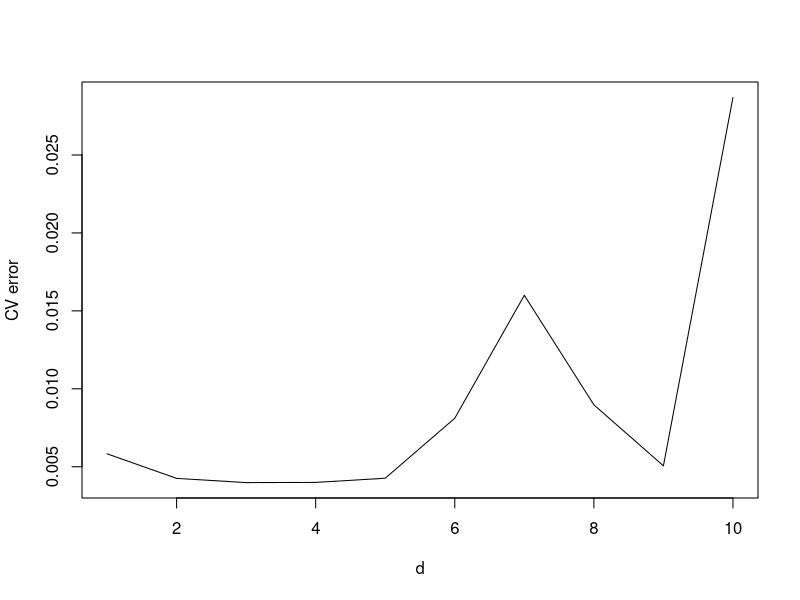
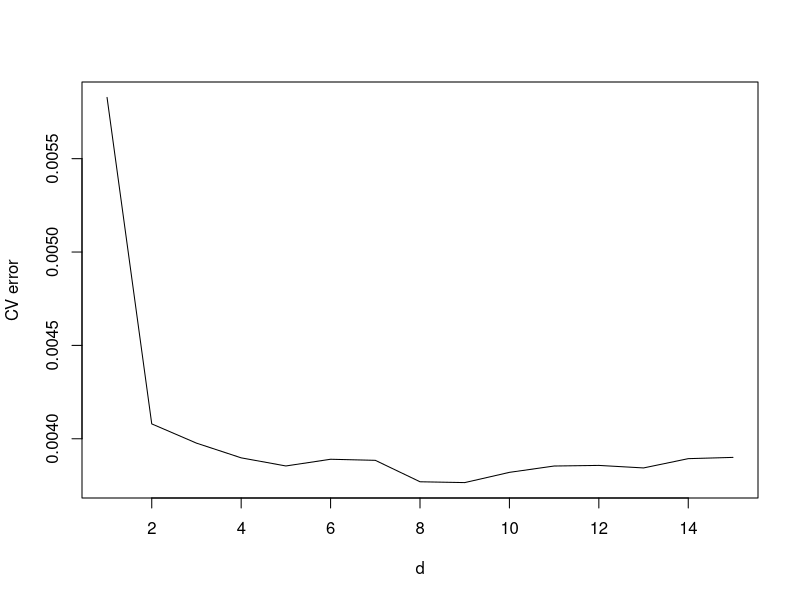
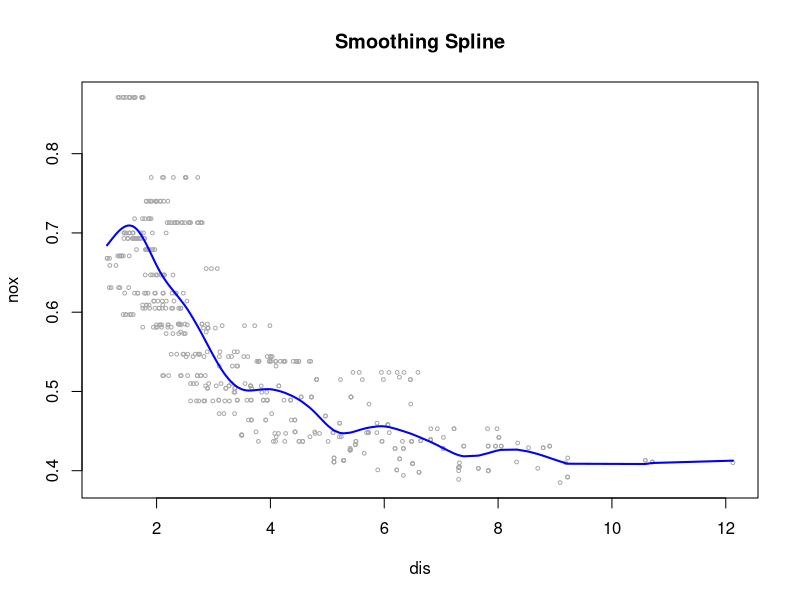
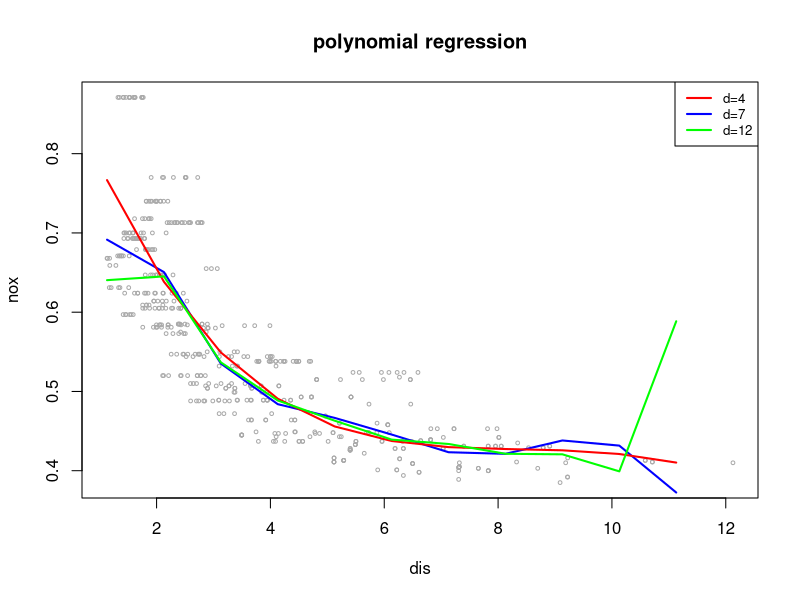
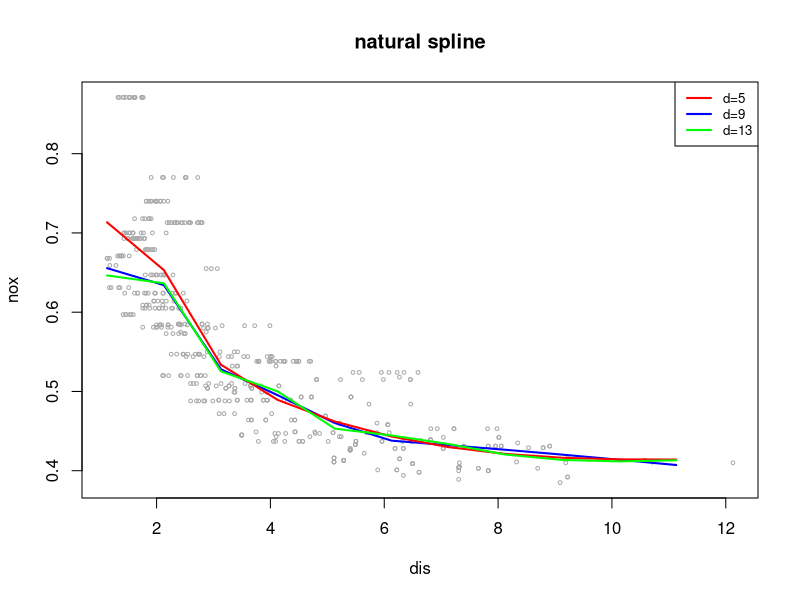
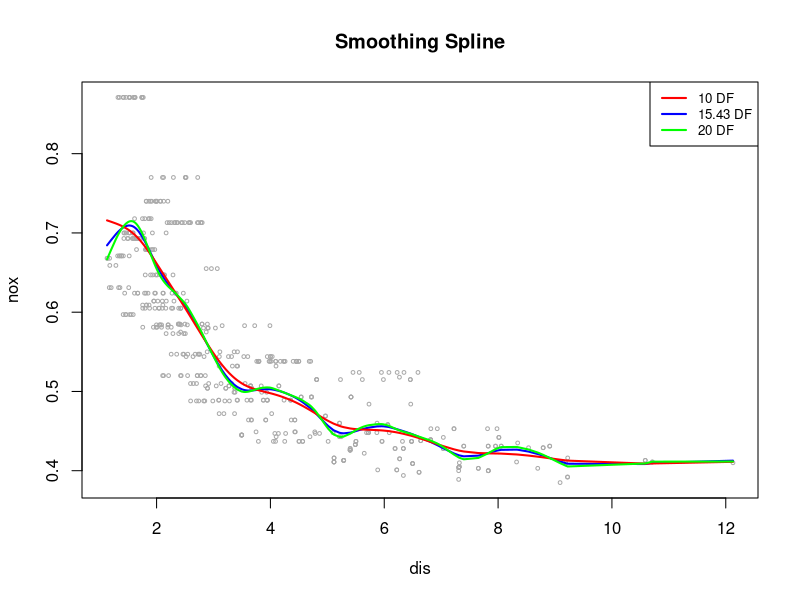
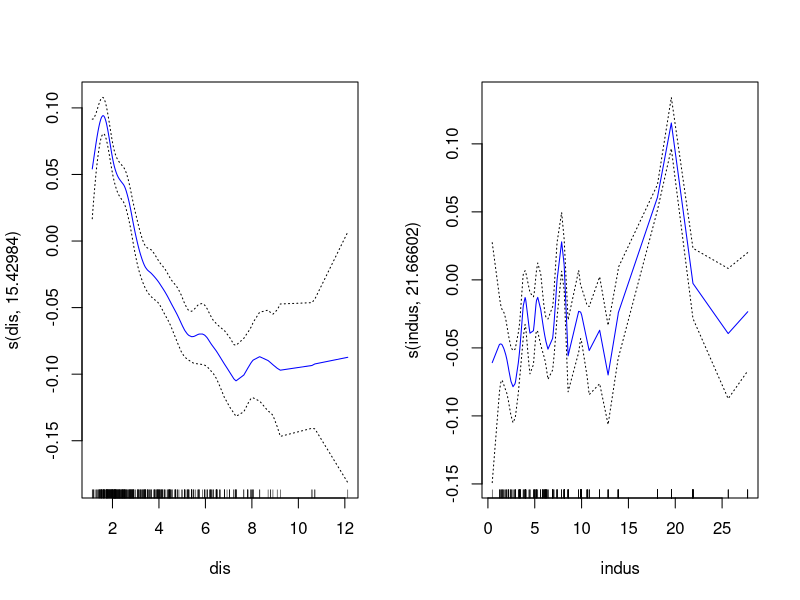

Write R code to recreate these figures, in order.
## ---- chunk 1
knitr::opts_chunk$set(echo = TRUE)
## ---- chunk 2
set.seed(34567)
library(MASS)
train = sample(1:nrow(Boston),trunc(nrow(Boston)*0.8))
## ---- chunk 3
# polynomial regression
# use 10-fold crossvalidation by setting K=10 argument
set.seed(34567)
library(boot)
cv.error_poly = rep(0,10)
for (i in 1:10){
  fit=glm(nox~poly(dis,i),data=Boston[train,])
  cv.error_poly[i]=cv.glm(Boston[train,], fit, K=10)$delta[1]
}
plot(1:10,cv.error_poly,xlab = "d",ylab = "CV error",type = "l")
which(cv.error_poly==min(cv.error_poly))
lm.fit = lm(nox~poly(dis, 7), data=Boston[train,])
summary(lm.fit)

# natural spline
set.seed(34567)
library(splines)
cv.error_ns = rep(0,15)
for (i in 1:15){
fit=glm(nox~ns(dis,df = i),data=Boston[train,])
cv.error_ns[i]=cv.glm(Boston[train,], fit, K=10)$delta[1]
}
proper_d = which.min(cv.error_ns)
proper_d
plot(1:15,cv.error_ns,xlab = "d",ylab = "CV error",type = "l")
ns.fit = lm(nox~ns(dis,df = proper_d),data=Boston[train,])
summary(ns.fit)

# smoothing spline
attach(Boston)
fit.ss=smooth.spline(dis,nox,cv=TRUE)
fit.ss
fit.ss$df
fit.ss$lambda
dislims=range(dis)
plot(dis,nox,xlim=dislims,cex=.5,col="darkgrey")
title("Smoothing Spline")
lines(fit.ss,col="blue",lwd=2)
## ---- chunk 4
# polynomial regression
dislims=range(dis)
dis.grid=seq(from=dislims[1],to=dislims[2])
plot(dis,nox,xlim=dislims,cex=.5,col="darkgrey")
title("polynomial regression")
preds_pr=predict(lm.fit,newdata=data.frame(dis=dis.grid))
lm.fit1 = lm(nox~poly(dis, 4), data=Boston[train,])
lm.fit2 = lm(nox~poly(dis, 12), data=Boston[train,])
preds_pr1=predict(lm.fit1,newdata=data.frame(dis=dis.grid))
preds_pr2=predict(lm.fit2,newdata=data.frame(dis=dis.grid))
lines(dis.grid,preds_pr,col="blue",lwd=2)
lines(dis.grid,preds_pr1,col="red",lwd=2)
lines(dis.grid,preds_pr2,col="green",lwd=2)
legend("topright",legend=c("d=4","d=7","d=12"),col=c("red","blue","green"),lty=1,lwd=2,cex=.8)

# natural spline
agelims=range(dis)
plot(dis,nox,xlim=agelims,cex=.5,col="darkgrey")
title("natural spline")
preds_ns=predict(ns.fit,newdata=data.frame(dis=dis.grid))
ns.fit1 = lm(nox~ns(dis,df = 5),data=Boston[train,])
ns.fit2 = lm(nox~ns(dis,df = 13),data=Boston[train,])
preds_ns1=predict(ns.fit1,newdata=data.frame(dis=dis.grid))
preds_ns2=predict(ns.fit2,newdata=data.frame(dis=dis.grid))
lines(dis.grid,preds_ns,col="blue",lwd=2)
lines(dis.grid,preds_ns1,col="red",lwd=2)
lines(dis.grid,preds_ns2,col="green",lwd=2)
legend("topright",legend=c("d=5","d=9","d=13"),col=c("red","blue","green"),lty=1,lwd=2,cex=.8)

# smoothing spline
agelims=range(dis)
plot(dis,nox,xlim=agelims,cex=.5,col="darkgrey")
title("Smoothing Spline")
fit.20=smooth.spline(dis,nox,df=20)
fit.10=smooth.spline(dis,nox,df=10)
lines(fit.ss,col="blue",lwd=2)
lines(fit.10,col="red",lwd=2)
lines(fit.20,col="green",lwd=2)
legend("topright",legend=c("10 DF","15.43 DF","20 DF"),col=c("red","blue","green"),lty=1,lwd=2,cex=.8)
## ---- chunk 5
# s() for smoothing, ns() for natural spline, poly() for polynomial
# fit.ss=smooth.spline(dis,nox,cv=TRUE)
# gam2=gam(wage~s(year,4)+s(age,6.79)+education,data=Wage[train,])
# smoothing spline
library(splines)
fit.ss2 = smooth.spline(indus,nox,cv=TRUE)
df1 = fit.ss2$df
df1
library(gam)
gam1=gam(nox~s(dis,15.42984)+s(indus,21.66602),data=Boston[train,])
summary(gam1)
par(mfrow=c(1,2))
plot(gam1, se=TRUE,col="blue")
## ---- chunk 6
# calculate the test MSE for polynomial regression
test.lm = predict(lm.fit,Boston[-train,])
# for natural splines
test.ns = predict(ns.fit,Boston[-train,])
# for smoothing splines
test.ss = predict(fit.ss,dis[-train])
# for GAM model
test.gam = predict(gam1,Boston[-train,])
nox.test= nox[-train]
error.poly = mean((nox.test-test.lm)^2)
error.ns = mean((nox.test-test.ns)^2)
error.ss = mean((nox.test-test.ss$y)^2)
error.gam = mean((nox.test-test.gam)^2)
d = data.frame("TestMSE" = c(error.poly, error.ns, error.ss, error.gam))
rownames(d) = c("poly regression", "natural spline", "smoothing spline","GAM")
knitr::kable(d)
